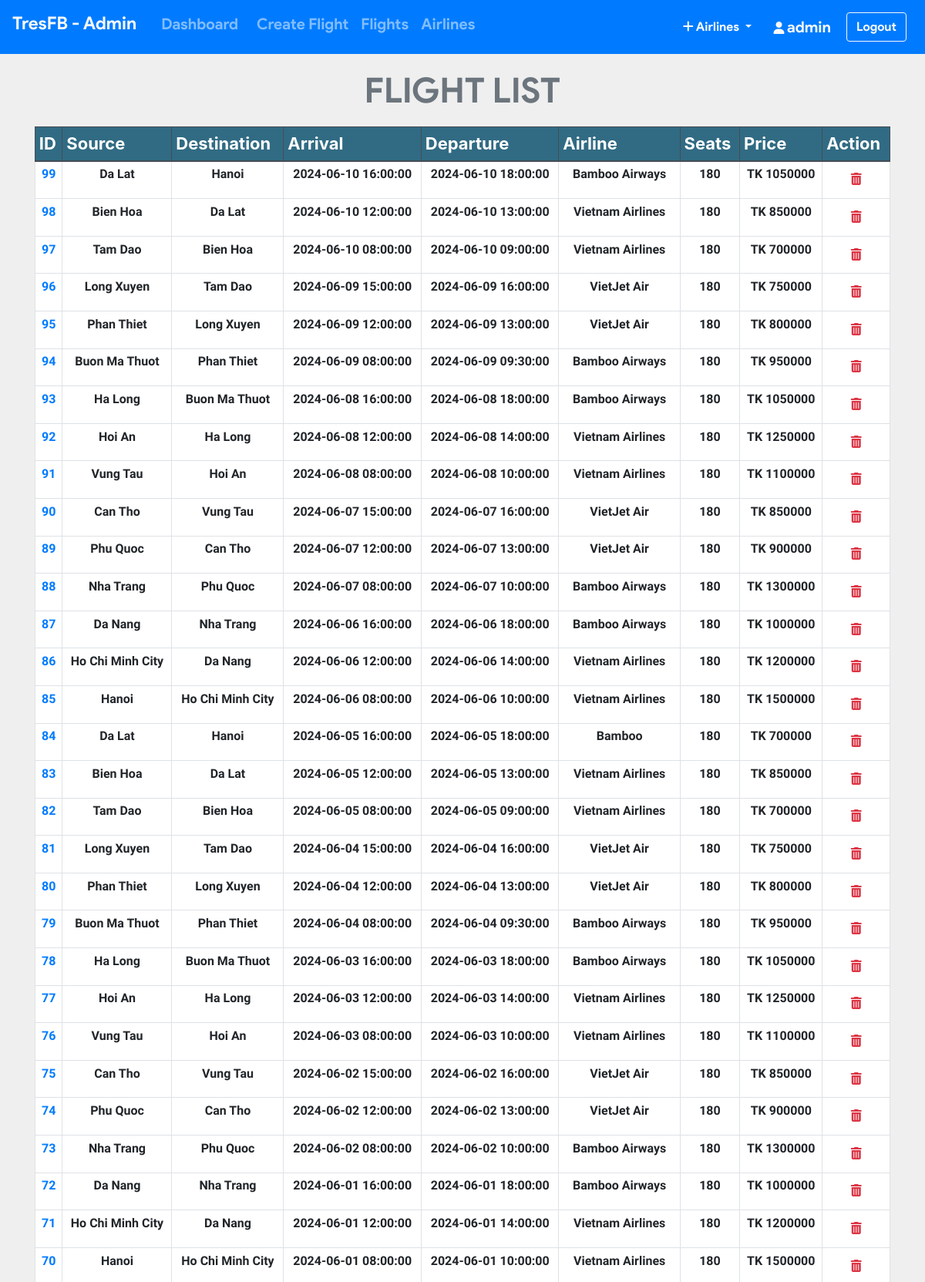
The app's page /admin/all_flights.php (signed in, upper part) with its own data.
### tables this page shows
CREATE TABLE `flight` (
  `flight_id` int NOT NULL AUTO_INCREMENT,
  `admin_id` int NOT NULL,
  `source` varchar(20) NOT NULL,
  `destination` varchar(20) NOT NULL,
  `departure` datetime NOT NULL,
  `arrival` datetime NOT NULL,
  `duration` varchar(20) NOT NULL,
  `airline` varchar(20) NOT NULL,
  `seats` varchar(110) NOT NULL,
  `price` int NOT NULL,
  `status` varchar(6) DEFAULT NULL,
  `issue` varchar(50) DEFAULT NULL,
  PRIMARY KEY (`flight_id`),
  KEY `admin_id` (`admin_id`),
  CONSTRAINT `flight_ibfk_1` FOREIGN KEY (`admin_id`) REFERENCES `admin` (`admin_id`)
);

### admin/all_flights.php (the view, shortened to what this page needs)
<?php include_once 'header.php'; ?>
<?php include_once 'footer.php';
require '../helpers/init_conn_db.php';?>
    <main>
        <?php if(isset($_SESSION['adminId'])) { ?>
          <div class="container-md mt-2">
            <h1 class="display-4 text-center text-secondary"
              >FLIGHT LIST</h1>
            <table class="table table-sm table-bordered">
              <thead class="thead-dark">
                <tr>
                  <th scope="col">ID</th>
                  <th scope="col">Source</th>
                  <th scope="col">Destination</th>
                  <th scope="col">Arrival</th>
                  <th scope="col">Departure</th>
                  <th scope="col">Airline</th>
                  <th scope="col">Seats</th>
                  <th scope="col">Price</th>
                  <th scope="col">Action</th>
                </tr>
              </thead>
              <tbody>
                <?php
                $sql = 'SELECT * FROM flight ORDER BY flight_id DESC';
                $stmt = mysqli_stmt_init($conn);
                mysqli_stmt_prepare($stmt,$sql);
                mysqli_stmt_execute($stmt);
                $result = mysqli_stmt_get_result($stmt);
                while ($row = mysqli_fetch_assoc($result)) {
                  echo "
                  <tr class='text-center'>
                    <td scope='row'>
                      <a href='pass_list.php?flight_id=".$row['flight_id']."'>
                      ".$row['flight_id']." </a> </td>
                    <td>".$row['source']."</td>
                    <td>".$row['destination']."</td>
                    <td>".$row['departure']."</td>
                    <td>".$row['arrival']."</td>
                    <td>".$row['airline']."</td>
                    <td>".$row['seats']."</td>
                    <td>TK ".$row['price']."</td>
                    <td>
                    <form action='all_flights.php' method='post'>
                      <input name='flight_id' type='hidden' value=".$row['flight_id'].">
                      <button  class='btn' type='submit' name='del_flight'>
                      <i class='text-danger fa fa-trash'></i></button>
                    </form>
                    </td>
                  </tr>
                  ";
                }
                ?>
              </tbody>
            </table>
          </div>
        <?php } ?>
    </main>

### admin/header.php (style rules this page uses)
.table .thead-dark th { background-color: #316b83; }

### admin/all_flights.php (style rules this page uses)
table { background-color: white; }
h1 { margin-top: 20px; margin-bottom: 20px; font-family: 'product sans'; font-size: 45px !important; font-weight: lighter; }
body { background-color: #efefef; }
th { font-size: 22px; }
td { margin-top: 10px !important; font-size: 16px; font-weight: bold; font-family: 'Assistant', sans-serif !important; }

### records on screen
flight: flight_id "99", source "Da Lat", destination "Hanoi", departure "2024-06-10 16:00:00", arrival "2024-06-10 18:00:00", airline "Bamboo Airways", seats "180", price "1050000"
flight: flight_id "98", source "Bien Hoa", destination "Da Lat", departure "2024-06-10 12:00:00", arrival "2024-06-10 13:00:00", airline "Vietnam Airlines", seats "180", price "850000"
flight: flight_id "97", source "Tam Dao", destination "Bien Hoa", departure "2024-06-10 08:00:00", arrival "2024-06-10 09:00:00", airline "Vietnam Airlines", seats "180", price "700000"
flight: flight_id "96", source "Long Xuyen", destination "Tam Dao", departure "2024-06-09 15:00:00", arrival "2024-06-09 16:00:00", airline "VietJet Air", seats "180", price "750000"
flight: flight_id "95", source "Phan Thiet", destination "Long Xuyen", departure "2024-06-09 12:00:00", arrival "2024-06-09 13:00:00", airline "VietJet Air", seats "180", price "800000"
flight: flight_id "94", source "Buon Ma Thuot", destination "Phan Thiet", departure "2024-06-09 08:00:00", arrival "2024-06-09 09:30:00", airline "Bamboo Airways", seats "180", price "950000"
flight: flight_id "93", source "Ha Long", destination "Buon Ma Thuot", departure "2024-06-08 16:00:00", arrival "2024-06-08 18:00:00", airline "Bamboo Airways", seats "180", price "1050000"
flight: flight_id "92", source "Hoi An", destination "Ha Long", departure "2024-06-08 12:00:00", arrival "2024-06-08 14:00:00", airline "Vietnam Airlines", seats "180", price "1250000"
flight: flight_id "91", source "Vung Tau", destination "Hoi An", departure "2024-06-08 08:00:00", arrival "2024-06-08 10:00:00", airline "Vietnam Airlines", seats "180", price "1100000"
flight: flight_id "90", source "Can Tho", destination "Vung Tau", departure "2024-06-07 15:00:00", arrival "2024-06-07 16:00:00", airline "VietJet Air", seats "180", price "850000"
flight: flight_id "89", source "Phu Quoc", destination "Can Tho", departure "2024-06-07 12:00:00", arrival "2024-06-07 13:00:00", airline "VietJet Air", seats "180", price "900000"
flight: flight_id "88", source "Nha Trang", destination "Phu Quoc", departure "2024-06-07 08:00:00", arrival "2024-06-07 10:00:00", airline "Bamboo Airways", seats "180", price "1300000"
flight: flight_id "87", source "Da Nang", destination "Nha Trang", departure "2024-06-06 16:00:00", arrival "2024-06-06 18:00:00", airline "Bamboo Airways", seats "180", price "1000000"
flight: flight_id "86", source "Ho Chi Minh City", destination "Da Nang", departure "2024-06-06 12:00:00", arrival "2024-06-06 14:00:00", airline "Vietnam Airlines", seats "180", price "1200000"
flight: flight_id "85", source "Hanoi", destination "Ho Chi Minh City", departure "2024-06-06 08:00:00", arrival "2024-06-06 10:00:00", airline "Vietnam Airlines", seats "180", price "1500000"
flight: flight_id "84", source "Da Lat", destination "Hanoi", departure "2024-06-05 16:00:00", arrival "2024-06-05 18:00:00", airline "Bamboo", seats "180", price "700000"
flight: flight_id "83", source "Bien Hoa", destination "Da Lat", departure "2024-06-05 12:00:00", arrival "2024-06-05 13:00:00", airline "Vietnam Airlines", seats "180", price "850000"
flight: flight_id "82", source "Tam Dao", destination "Bien Hoa", departure "2024-06-05 08:00:00", arrival "2024-06-05 09:00:00", airline "Vietnam Airlines", seats "180", price "700000"
flight: flight_id "81", source "Long Xuyen", destination "Tam Dao", departure "2024-06-04 15:00:00", arrival "2024-06-04 16:00:00", airline "VietJet Air", seats "180", price "750000"
flight: flight_id "80", source "Phan Thiet", destination "Long Xuyen", departure "2024-06-04 12:00:00", arrival "2024-06-04 13:00:00", airline "VietJet Air", seats "180", price "800000"
flight: flight_id "79", source "Buon Ma Thuot", destination "Phan Thiet", departure "2024-06-04 08:00:00", arrival "2024-06-04 09:30:00", airline "Bamboo Airways", seats "180", price "950000"
flight: flight_id "78", source "Ha Long", destination "Buon Ma Thuot", departure "2024-06-03 16:00:00", arrival "2024-06-03 18:00:00", airline "Bamboo Airways", seats "180", price "1050000"
flight: flight_id "77", source "Hoi An", destination "Ha Long", departure "2024-06-03 12:00:00", arrival "2024-06-03 14:00:00", airline "Vietnam Airlines", seats "180", price "1250000"
flight: flight_id "76", source "Vung Tau", destination "Hoi An", departure "2024-06-03 08:00:00", arrival "2024-06-03 10:00:00", airline "Vietnam Airlines", seats "180", price "1100000"
flight: flight_id "75", source "Can Tho", destination "Vung Tau", departure "2024-06-02 15:00:00", arrival "2024-06-02 16:00:00", airline "VietJet Air", seats "180", price "850000"
flight: flight_id "74", source "Phu Quoc", destination "Can Tho", departure "2024-06-02 12:00:00", arrival "2024-06-02 13:00:00", airline "VietJet Air", seats "180", price "900000"
flight: flight_id "73", source "Nha Trang", destination "Phu Quoc", departure "2024-06-02 08:00:00", arrival "2024-06-02 10:00:00", airline "Bamboo Airways", seats "180", price "1300000"
flight: flight_id "72", source "Da Nang", destination "Nha Trang", departure "2024-06-01 16:00:00", arrival "2024-06-01 18:00:00", airline "Bamboo Airways", seats "180", price "1000000"
flight: flight_id "71", source "Ho Chi Minh City", destination "Da Nang", departure "2024-06-01 12:00:00", arrival "2024-06-01 14:00:00", airline "Vietnam Airlines", seats "180", price "1200000"
flight: flight_id "70", source "Hanoi", destination "Ho Chi Minh City", departure "2024-06-01 08:00:00", arrival "2024-06-01 10:00:00", airline "Vietnam Airlines", seats "180", price "1500000"

### other values on screen
$_SESSION['adminUname'] "admin"
